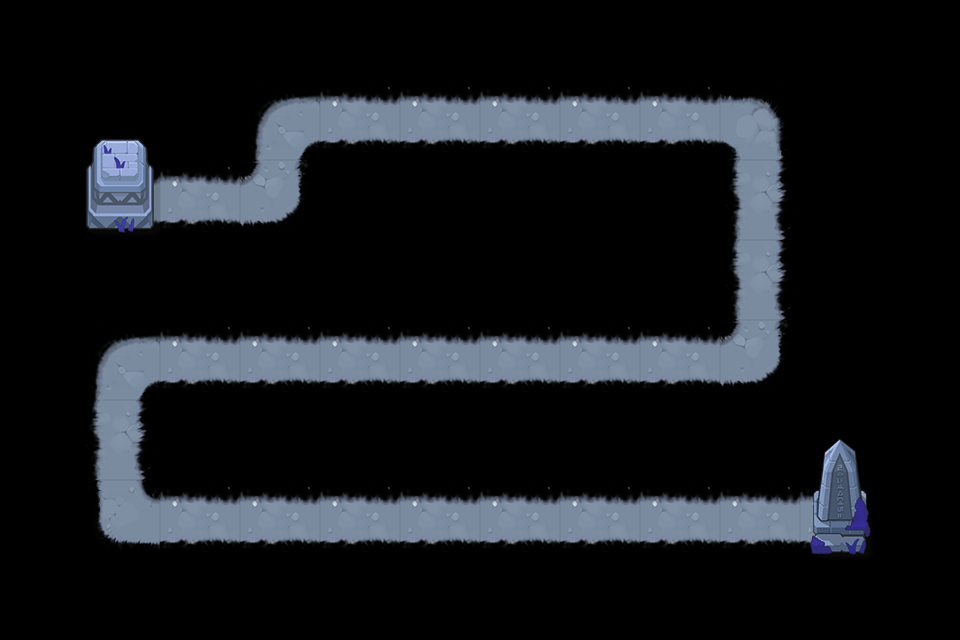

The image is a tile-based game level rendered from a .tmx file. Its description and source (layers, tilesets, objects; grid data summarised) follow:
An orthogonal 12x8 tile map with 80x80 px tiles, 2 tile layers (road, object) and 15 objects (P0, P1, P2, P3, P4, ...).

<map version="1.0" tiledversion="1.0.3" orientation="orthogonal" renderorder="right-down" width="12" height="8" tilewidth="80" tileheight="80" nextobjectid="17">
 <tileset firstgid="1" name="xuedi" tilewidth="80" tileheight="80" tilecount="15" columns="5">
  <image source="xuedi.png" width="400" height="240" />
 </tileset>
 <layer name="road" width="12" height="8">
  <data>[96 cells, 32 non-empty, 8 distinct tile ids]</data>
 </layer>
 <layer name="object" width="12" height="8">
  <data>[96 cells, 4 non-empty, 4 distinct tile ids]</data>
 </layer>
 <objectgroup name="path" visible="0">
  <object id="1" name="P0" x="160" y="200" />
  <object id="2" name="P1" x="280" y="200" />
  <object id="3" name="P2" x="280" y="120" />
  <object id="4" name="P3" x="760" y="120" />
  <object id="5" name="P4" x="760" y="360" />
  <object id="6" name="P5" x="120" y="360" />
  <object id="7" name="P6" x="120" y="520" />
  <object id="8" name="P7" x="800" y="520" />
  <object id="9" name="O0" x="0" y="80" width="80" height="400" />
  <object id="10" name="O1" x="160" y="80" width="80" height="80" />
  <object id="11" name="O2" x="80" y="240" width="240" height="80" />
  <object id="12" name="O3" x="320" y="160" width="400" height="160" />
  <object id="13" name="O4" x="160" y="400" width="640" height="80" />
  <object id="14" name="O5" x="800" y="80" width="160" height="320" />
  <object id="15" name="O6" x="880" y="400" width="80" height="80" />
 </objectgroup>
</map>
